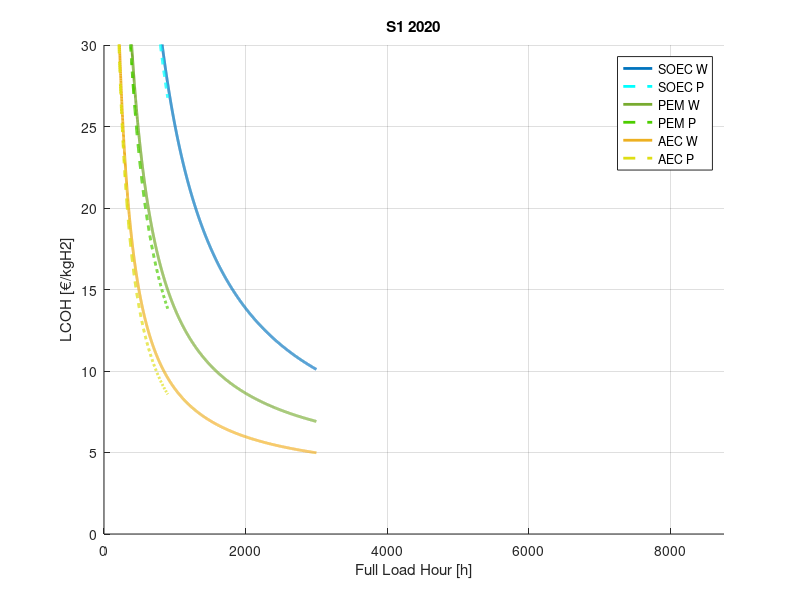

Reproduce this figure in MATLAB. (Note: this script raises an error after producing the figure.)
num_simulations = 10000;

%Common parameters
Discount_Rate_min = 0.06;       % assume 6-8%
Discount_Rate_max = 0.08;
Discount_Rate_values = unifrnd(Discount_Rate_min, Discount_Rate_max, [num_simulations, 1]);

Lifetime = 20;    % years

Electricity_Cost_values_W = 0.06;      %EUR/kWh
Electricity_Cost_values_P = 0.04;      %EUR/kWh

FLH_W = [0:3000];
FLH_P = [0:900];

LHV = 33.33;    %kWh/kgH2


%SOEC parameters
CAPEX_System_SOEC_mean = 4200;     %$/kW
CAPEX_System_SOEC_std = 1142.7;
CAPEX_System_SOEC_values = normrnd(CAPEX_System_SOEC_mean, CAPEX_System_SOEC_std, [num_simulations,1]);
CAPEX_System_SOEC_values(CAPEX_System_SOEC_values < 2800) = 2800;
CAPEX_System_SOEC_values(CAPEX_System_SOEC_values > 5600) = 5600;

%CAPEX_Stack_SOEC_values = 0.5*CAPEX_System_SOEC_values;    % 50% of CAPEX system 
CAPEX_SOEC_values = CAPEX_System_SOEC_values;

OPEX_SOEC_values = 3;   % 3% of CAPEX/a

System_Efficiency_SOEC_mean = 0.775;
System_Efficiency_SOEC_std = 0.0408;
System_Efficiency_SOEC_values = normrnd(System_Efficiency_SOEC_mean, System_Efficiency_SOEC_std, [num_simulations,1]);
System_Efficiency_SOEC_values(System_Efficiency_SOEC_values < 0.74) = 0.74;
System_Efficiency_SOEC_values(System_Efficiency_SOEC_values > 0.81) = 0.81;


%PEM parameters
CAPEX_System_PEM_mean = 1450;      %$/kW
CAPEX_System_PEM_std = 367.42;
CAPEX_System_PEM_values = normrnd(CAPEX_System_PEM_mean, CAPEX_System_PEM_std, [num_simulations,1]);
CAPEX_System_PEM_values(CAPEX_System_PEM_values < 1100) = 1100;
CAPEX_System_PEM_values(CAPEX_System_PEM_values > 1800) = 1800;

%CAPEX_Stack_PEM_values = 0.35*CAPEX_System_PEM_values;    % 35% of CAPEX system
CAPEX_PEM_values = CAPEX_System_PEM_values;

OPEX_PEM_values = 3;

System_Efficiency_PEM_mean = 0.58;
System_Efficiency_PEM_std = 0.0163;
System_Efficiency_PEM_values = normrnd(System_Efficiency_PEM_mean, System_Efficiency_PEM_std, [num_simulations,1]);
System_Efficiency_PEM_values(System_Efficiency_PEM_values < 0.56) = 0.56;
System_Efficiency_PEM_values(System_Efficiency_PEM_values > 0.6) = 0.6;


%AEC parameters
CAPEX_System_AEC_mean = 950;     % $/kW
CAPEX_System_AEC_std = 387.3;
CAPEX_System_AEC_values = normrnd(CAPEX_System_AEC_mean, CAPEX_System_AEC_std, [num_simulations,1]);
CAPEX_System_AEC_values(CAPEX_System_AEC_values < 500) = 500;
CAPEX_System_AEC_values(CAPEX_System_AEC_values > 1400) = 1400;

%CAPEX_Stack_AEC_values = 0.35*CAPEX_System_AEC_values;     % 35% of CAPEX system
CAPEX_AEC_values = CAPEX_System_AEC_values;

OPEX_AEC_values = 3;

System_Efficiency_AEC_mean = 0.665;
System_Efficiency_AEC_std = 0.0271;
System_Efficiency_AEC_values = normrnd(System_Efficiency_AEC_mean, System_Efficiency_AEC_std, [num_simulations,1]);
System_Efficiency_AEC_values(System_Efficiency_AEC_values < 0.63) = 0.63;
System_Efficiency_AEC_values(System_Efficiency_AEC_values > 0.7) = 0.7;


% Calculate SOEC LCOH values
term1_S = LHV ./ System_Efficiency_SOEC_values;
term2_S = Discount_Rate_values .* (1 + Discount_Rate_values).^Lifetime;
term3_S = (OPEX_SOEC_values / 100);
term4_W = CAPEX_SOEC_values ./ FLH_W;
term4_P = CAPEX_SOEC_values ./ FLH_P;


LCOH_SOEC_W = term1_S .* ((term2_S ./ ((1 + Discount_Rate_values).^Lifetime - 1) + term3_S) .* term4_W + Electricity_Cost_values_W);
LCOH_SOEC_P = term1_S .* ((term2_S ./ ((1 + Discount_Rate_values).^Lifetime - 1) + term3_S) .* term4_P + Electricity_Cost_values_P);


% Calculate PEM LCOH values
term1_P = LHV ./ System_Efficiency_PEM_values;
term2_P = Discount_Rate_values .* (1 + Discount_Rate_values).^Lifetime;
term3_P = (OPEX_PEM_values / 100);
term4_W = CAPEX_PEM_values ./ FLH_W;
term4_P = CAPEX_PEM_values ./ FLH_P;

LCOH_PEM_W = term1_P .* ((term2_P ./ ((1 + Discount_Rate_values).^Lifetime - 1) + term3_P) .* term4_W + Electricity_Cost_values_W);
LCOH_PEM_P = term1_P .* ((term2_P ./ ((1 + Discount_Rate_values).^Lifetime - 1) + term3_P) .* term4_P + Electricity_Cost_values_P);


% Calculate AEC LCOH values
term1_A = LHV ./ System_Efficiency_AEC_values;
term2_A = Discount_Rate_values .* (1 + Discount_Rate_values).^Lifetime;
term3_A = (OPEX_AEC_values / 100);
term4_W = CAPEX_AEC_values ./ FLH_W;
term4_P = CAPEX_AEC_values ./ FLH_P;

LCOH_AEC_W = term1_A .* ((term2_A ./ ((1 + Discount_Rate_values).^Lifetime - 1) + term3_A) .* term4_W + Electricity_Cost_values_W);
LCOH_AEC_P = term1_A .* ((term2_A ./ ((1 + Discount_Rate_values).^Lifetime - 1) + term3_A) .* term4_P + Electricity_Cost_values_P);


avg_SOEC_W = mean(LCOH_SOEC_W);
avg_SOEC_P = mean(LCOH_SOEC_P);
avg_PEM_W = mean(LCOH_PEM_W);
avg_PEM_P = mean(LCOH_PEM_P);
avg_AEC_W = mean(LCOH_AEC_W);
avg_AEC_P = mean(LCOH_AEC_P);


% Plotting LCOH for each country based on FLH
figure;
hold on;

plot(FLH_W, avg_SOEC_W, 'DisplayName', 'SOEC W', 'LineWidth', 2, 'Color', [0.00,0.45,0.74]);
plot(FLH_P, avg_SOEC_P, '--', 'DisplayName', 'SOEC P', 'LineWidth', 2, 'Color', 'c');
plot(FLH_W, avg_PEM_W, 'DisplayName', 'PEM W', 'LineWidth', 2, 'Color', [0.47,0.67,0.19]);
plot(FLH_P, avg_PEM_P, '--', 'DisplayName', 'PEM P', 'LineWidth', 2, 'Color', [0.3,0.8,0]);
plot(FLH_W, avg_AEC_W, 'DisplayName', 'AEC W', 'LineWidth', 2, 'Color', [0.93,0.69,0.13]);
plot(FLH_P, avg_AEC_P, '--', 'DisplayName', 'AEC P', 'LineWidth', 2, 'Color', [0.87,0.87,0.08]);

hold off;

% Set axis labels and legend
xlabel('Full Load Hour [h]');
ylabel('LCOH [€/kgH2]');
title('S1 2020');
legend('Location', 'Best');
grid on;
xlim([0 8760]);
ylim([0 30]);

Xtarget = 900;
H = findobj('type', 'line');
xvals = arrayfun(@(h) h.XData, H, 'uniform', 0);
yvals = arrayfun(@(h) h.YData, H, 'uniform', 0);
yinterp = cellfun(@(X,Y) interp1(X, Y, Xtarget), xvals, yvals);
yinterp(isnan(yinterp)) = [];
yinterp
